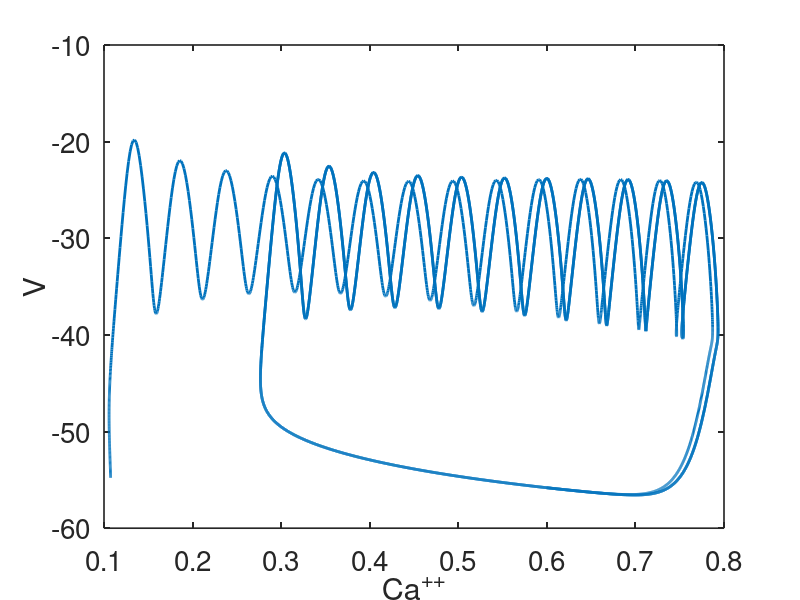
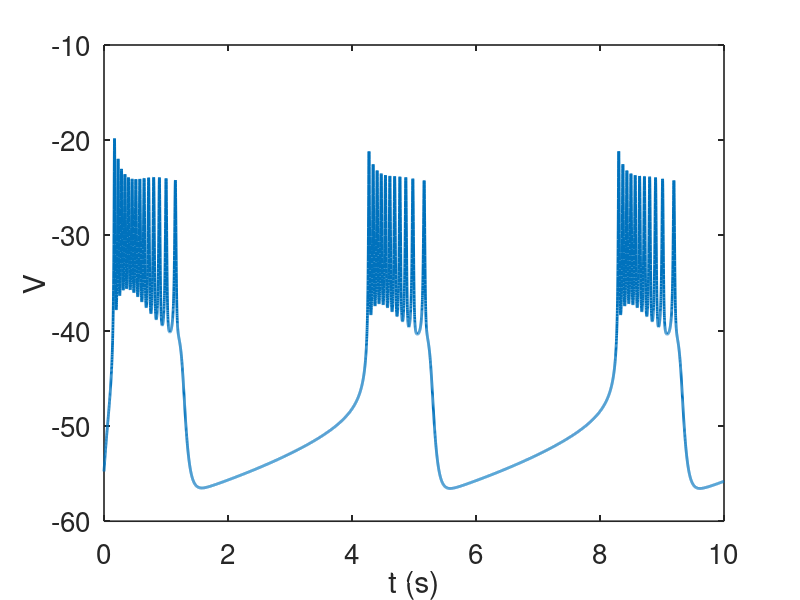
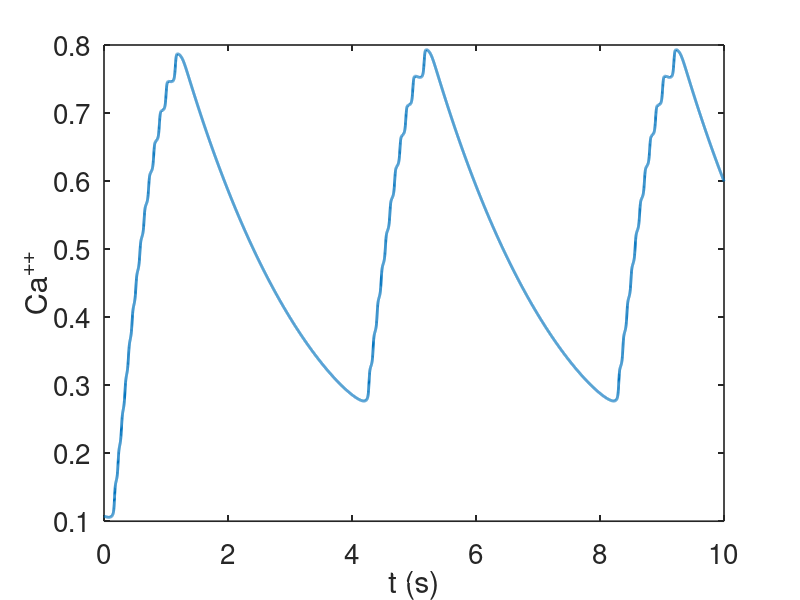

MATLAB code to generate these figures, in order:
%the 3 variable Chay Keizer model for beta cells
function CheyKeizer
global   lam vca vk gk gca   vprime vstar gkca Kd
global  vl cm   f alpha kca  gl 

set(0,                           ...
   'defaultaxesfontsize', 20,   ...
   'defaultaxeslinewidth', 1.2, ...
   'defaultlinelinewidth', 2.0, ...
   'defaultpatchlinewidth', 0.7); 
 % parameter set

 cm=4.5;
 gca=13;
 gk=12;
 gl=0.04;
 gkca=0.09;
 vca=100;
 vk=-75;
 vl=-40;
  vprime=50;
  vstar=30;
 f=0.01;
 alpha=0.01525;
 Kd=1; 
 kca=0.04; 
 lam=0.5;
 
 
total=10000;
tstep = 1;

%specify the output points
tspan = [0:tstep:total];
%initial data
v0=-54.77;
n0=0.00044;
ca0=0.1075;
 u0 = [v0,n0,ca0];
 
[T,S] = ode23(@deRHS,tspan, u0, odeset('maxstep',1));  

figure(1)
plot(S(:,3),S(:,1))
ylabel('V')
xlabel('Ca^{++}')
figure(2)
plot(T/1000,S(:,1))
xlabel('t (s)')
ylabel('V')

figure(3)
plot(T/1000,S(:,3))
xlabel('t (s)')
ylabel('Ca^{++}')

function s_prime=deRHS(t,s)
global  cstar gkcabar lam vca vk gk gca captot vbar vprime vstar gkca Kd
global  vl cm vm sm vh sh a  b c f alpha kca  gl

v=s(1);
n = s(2);
ca=s(3);

% gatiing functions
 
alphamca    = -0.1*((v+vprime)-25)/(exp(-((v+vprime)-25)/10)-1);
betamca     = 4*exp(-(v+vprime)/18);
alphahca    = 0.07*exp(-(v+vprime)/20);
betahca     = 1/(exp(-((v+vprime)-30)/10)+1);
alphan      = -0.01*((v+vstar)-10)/(exp(-((v+vstar)-10)/10)-1);
betan      = 0.125*exp(-(v+vstar)/80);

minf =alphamca /(alphamca + betamca );
hinf =alphahca/(alphahca + betahca);

% Ionic currents:
ica  = gca*minf^3*hinf*(v-vca);
ik   = gk*n^4*(v-vk);
 
ikca = gkca*ca/(ca+Kd)*(v-vk);
il   = gl*(v-vl);

% The differential equations:
vp    = -1/cm*(ica+ik+ikca+il) ;
np    = lam*(alphan*(1-n)-betan*n) ; 
cap   = f*(-alpha*ica-kca*ca);

 

s_prime = [vp;np;cap];
 
